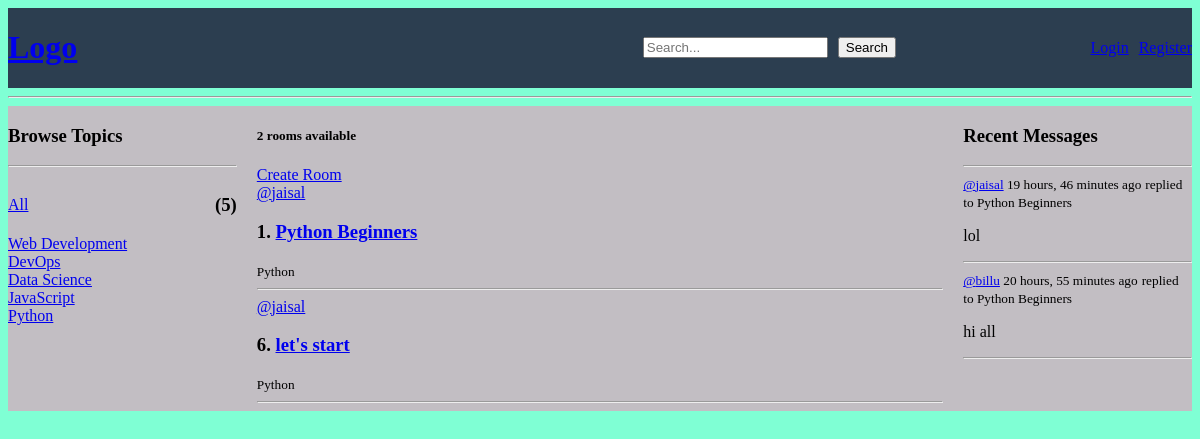
Page /?q=Python on the committed database.
### base/models.py (models this page shows)
class Topic(models.Model):
    name = models.CharField(max_length=200)
    def __str__(self):
        return self.name

class Room(models.Model):
    host = models.ForeignKey(User, on_delete=models.CASCADE, null=True)
    topic = models.ForeignKey(Topic, on_delete=models.SET_NULL, null=True)
    name = models.CharField(max_length=200)
    description = models.TextField(blank=True, null=True)
    participants = models.ManyToManyField(User, related_name='participants', blank=True)
    updated = models.DateTimeField(auto_now=True)
    created = models.DateTimeField(auto_now_add=True)
    class Meta:
        ordering = ['-updated', '-created']
    def __str__(self):
        return self.name

class Message(models.Model):
    user = models.ForeignKey(User, on_delete=models.CASCADE)
    room = models.ForeignKey(Room, on_delete=models.CASCADE)
    body = models.TextField()
    updated = models.DateTimeField(auto_now=True)
    created = models.DateTimeField(auto_now_add=True)
    class Meta:
        ordering = ['-updated', '-created']
    def __str__(self):
        return self.body[0:50]  # Return the first 50 characters of the message body

### base/views.py (the view)
# urls.py: path('', views.home, name='home'),  # Home page
def home(request):
    q = request.GET.get('q') if request.GET.get('q') != None else ''  # Get the query parameter 'q' from the request
    rooms = Room.objects.filter(Q(topic__name__icontains=q)|Q(name__icontains=q)|Q(description__icontains=q))  # Fetch all rooms from the database
    specific_room_count = rooms.count()  # Count the number of rooms that match the query
    topics = Topic.objects.all()  # Fetch all topics from the database (if needed)
    topics_count = topics.count()  # Count the number of topics
    room_messages = Message.objects.filter(Q(room__topic__name__icontains=q))  # Fetch messages related to the rooms that match the query
    context = {'rooms': rooms, 'topics': topics, 'topics_count':topics_count,
               'specific_room_count':specific_room_count, 'room_messages':room_messages}  # Prepare context with rooms
    return render(request, 'base/home.html', context)

### base/templates/base/home.html (shortened to what this page needs)
{% extends "main.html" %} {% block content %}
<div class="home-container">
  <div>{% include 'base/topics_component.html' %}</div>
  <div>
    <div>
      <h5>{{specific_room_count}} rooms available</h5>
      <a href="{% url 'create-room' %}">Create Room</a>
    </div>
    <div>{% include 'base/feed_component.html' %}</div>
  </div>
  <div>{% include 'base/activity_component.html' %}</div>
</div>
{% endblock content %}

### base/templates/base/topics_component.html (shortened to what this page needs)
<h3>Browse Topics</h3>
<hr />
<div class="all-alone">
  <a href="{%url 'home' %}">All</a>
  <h3>({{topics_count}})</h3>
</div>
{% for topic in topics %}
<div>
  <a href="{%url 'home' %}?q={{topic.name}}">{{topic.name}}</a>
</div>
{% endfor %}

### base/templates/base/feed_component.html (shortened to what this page needs)
{% for room in rooms %}
<div>
  <a href="{% url 'user-profile' room.host.id %}">@{{room.host.username}}</a>
  <h3>{{room.id}}. <a href="/room/{{room.id}}">{{room.name}}</a></h3>
  <small>{{room.topic}}</small>
  <hr />
</div>
{% endfor %}

### base/templates/base/activity_component.html (shortened to what this page needs)
<h3>Recent Messages</h3>
<hr />
{% for message in room_messages %}
<div>
  <small
    ><a href="{% url 'user-profile' message.user.id %}">@{{message.user}}</a>
    {{message.created|timesince}} ago</small
  >
  <small>replied to {{message.room}}</small>
  <p>{{message}}</p>
  <hr />
</div>
{% endfor %}

### static/styles/main.css (style rules this page uses)
body { background-color: aquamarine; }

### base/templates/base/home.html (style rules this page uses)
.home-container { display: grid; grid-template-columns: 1fr 3fr 1fr; gap: 20px; background-color: rgb(194, 190, 195); }

### base/templates/base/topics_component.html (style rules this page uses)
.all-alone { display: flex; justify-content: space-between; align-items: center; width: 100%; }

### rows in the picture
Topic: name "Web Development"
Topic: name "DevOps"
Topic: name "Data Science"
Topic: name "JavaScript"
Topic: name "Python"
Room: host.username "jaisal", id "1", name "Python Beginners", topic "Python"
Room: host.username "jaisal", id "6", name "let's start", topic "Python"
Message: user "jaisal", created "19 hours, 46 minutes", room "Python Beginners", body "lol"
Message: user "billu", created "20 hours, 55 minutes", room "Python Beginners", body "hi all"

### other values in the picture
{{ topics_count }} "5"
{{ specific_room_count }} "2"
